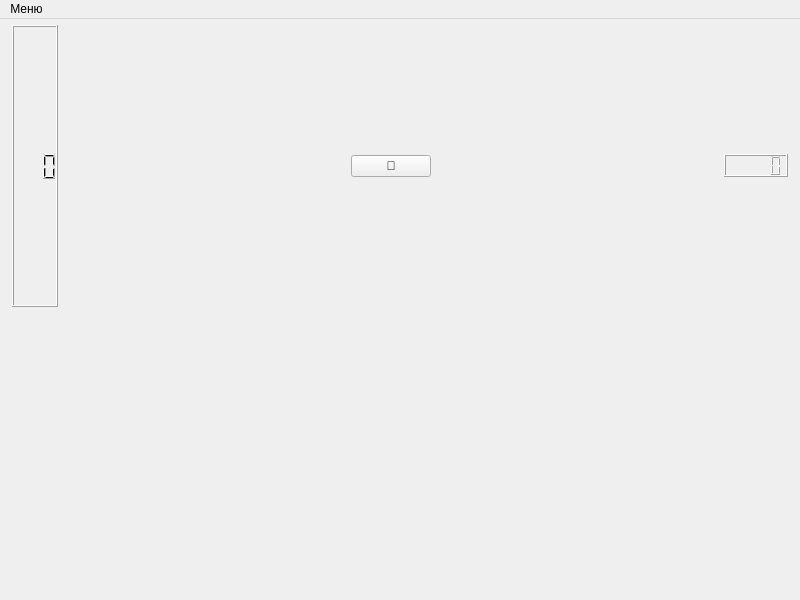
<?xml version="1.0" encoding="UTF-8"?>
<ui version="4.0">
 <class>View</class>
 <widget class="QMainWindow" name="View">
  <property name="geometry">
   <rect>
    <x>0</x>
    <y>0</y>
    <width>800</width>
    <height>600</height>
   </rect>
  </property>
  <property name="sizePolicy">
   <sizepolicy hsizetype="Fixed" vsizetype="Fixed">
    <horstretch>0</horstretch>
    <verstretch>0</verstretch>
   </sizepolicy>
  </property>
  <property name="windowTitle">
   <string>View</string>
  </property>
  <widget class="QWidget" name="centralwidget">
   <layout class="QVBoxLayout" name="verticalLayout_2">
    <property name="spacing">
     <number>6</number>
    </property>
    <property name="leftMargin">
     <number>6</number>
    </property>
    <property name="topMargin">
     <number>6</number>
    </property>
    <property name="rightMargin">
     <number>6</number>
    </property>
    <property name="bottomMargin">
     <number>6</number>
    </property>
    <item>
     <widget class="QWidget" name="upper_widget" native="true">
      <property name="sizePolicy">
       <sizepolicy hsizetype="Minimum" vsizetype="Minimum">
        <horstretch>0</horstretch>
        <verstretch>0</verstretch>
       </sizepolicy>
      </property>
      <layout class="QHBoxLayout" name="horizontalLayout">
       <property name="leftMargin">
        <number>6</number>
       </property>
       <property name="topMargin">
        <number>0</number>
       </property>
       <property name="rightMargin">
        <number>6</number>
       </property>
       <property name="bottomMargin">
        <number>0</number>
       </property>
       <item>
        <widget class="QLCDNumber" name="lcdN_mines">
         <property name="sizePolicy">
          <sizepolicy hsizetype="Preferred" vsizetype="Preferred">
           <horstretch>0</horstretch>
           <verstretch>0</verstretch>
          </sizepolicy>
         </property>
         <property name="smallDecimalPoint">
          <bool>false</bool>
         </property>
         <property name="digitCount">
          <number>3</number>
         </property>
         <property name="segmentStyle">
          <enum>QLCDNumber::Filled</enum>
         </property>
        </widget>
       </item>
       <item>
        <spacer name="horizontalSpacer_3">
         <property name="orientation">
          <enum>Qt::Horizontal</enum>
         </property>
         <property name="sizeType">
          <enum>QSizePolicy::MinimumExpanding</enum>
         </property>
         <property name="sizeHint" stdset="0">
          <size>
           <width>20</width>
           <height>20</height>
          </size>
         </property>
        </spacer>
       </item>
       <item>
        <widget class="QPushButton" name="pb_new_game">
         <property name="sizePolicy">
          <sizepolicy hsizetype="Fixed" vsizetype="Fixed">
           <horstretch>0</horstretch>
           <verstretch>0</verstretch>
          </sizepolicy>
         </property>
         <property name="text">
          <string>🙂</string>
         </property>
        </widget>
       </item>
       <item>
        <spacer name="horizontalSpacer_4">
         <property name="orientation">
          <enum>Qt::Horizontal</enum>
         </property>
         <property name="sizeType">
          <enum>QSizePolicy::MinimumExpanding</enum>
         </property>
         <property name="sizeHint" stdset="0">
          <size>
           <width>20</width>
           <height>20</height>
          </size>
         </property>
        </spacer>
       </item>
       <item>
        <widget class="QLCDNumber" name="lcdN_timer">
         <property name="sizePolicy">
          <sizepolicy hsizetype="Fixed" vsizetype="Fixed">
           <horstretch>0</horstretch>
           <verstretch>0</verstretch>
          </sizepolicy>
         </property>
        </widget>
       </item>
      </layout>
     </widget>
    </item>
    <item>
     <widget class="QWidget" name="field_widget" native="true">
      <property name="sizePolicy">
       <sizepolicy hsizetype="Minimum" vsizetype="Minimum">
        <horstretch>0</horstretch>
        <verstretch>0</verstretch>
       </sizepolicy>
      </property>
      <layout class="QGridLayout" name="gridLayout_2">
       <property name="leftMargin">
        <number>6</number>
       </property>
       <property name="topMargin">
        <number>6</number>
       </property>
       <property name="rightMargin">
        <number>6</number>
       </property>
       <property name="bottomMargin">
        <number>6</number>
       </property>
       <property name="spacing">
        <number>0</number>
       </property>
       <item row="0" column="0">
        <layout class="QGridLayout" name="field"/>
       </item>
      </layout>
     </widget>
    </item>
   </layout>
  </widget>
  <widget class="QMenuBar" name="menubar">
   <property name="geometry">
    <rect>
     <x>0</x>
     <y>0</y>
     <width>800</width>
     <height>21</height>
    </rect>
   </property>
   <widget class="QMenu" name="menu">
    <property name="title">
     <string>Меню</string>
    </property>
    <widget class="QMenu" name="menu_difficulty">
     <property name="title">
      <string>Изменить сложность</string>
     </property>
     <addaction name="action_easy"/>
     <addaction name="action_medium"/>
     <addaction name="action_hard"/>
    </widget>
    <addaction name="action_new_game"/>
    <addaction name="separator"/>
    <addaction name="menu_difficulty"/>
    <addaction name="action_close"/>
   </widget>
   <addaction name="menu"/>
  </widget>
  <action name="action_new_game">
   <property name="text">
    <string>Новая игра</string>
   </property>
  </action>
  <action name="action_easy">
   <property name="checkable">
    <bool>true</bool>
   </property>
   <property name="checked">
    <bool>true</bool>
   </property>
   <property name="text">
    <string>Новичок</string>
   </property>
  </action>
  <action name="action_medium">
   <property name="checkable">
    <bool>true</bool>
   </property>
   <property name="text">
    <string>Любитель</string>
   </property>
  </action>
  <action name="action_hard">
   <property name="checkable">
    <bool>true</bool>
   </property>
   <property name="text">
    <string>Профессионал</string>
   </property>
  </action>
  <action name="action_close">
   <property name="text">
    <string>Закрыть программу</string>
   </property>
  </action>
 </widget>
 <resources/>
 <connections>
  <connection>
   <sender>action_close</sender>
   <signal>triggered()</signal>
   <receiver>View</receiver>
   <slot>close()</slot>
   <hints>
    <hint type="sourcelabel">
     <x>-1</x>
     <y>-1</y>
    </hint>
    <hint type="destinationlabel">
     <x>399</x>
     <y>299</y>
    </hint>
   </hints>
  </connection>
 </connections>
</ui>
